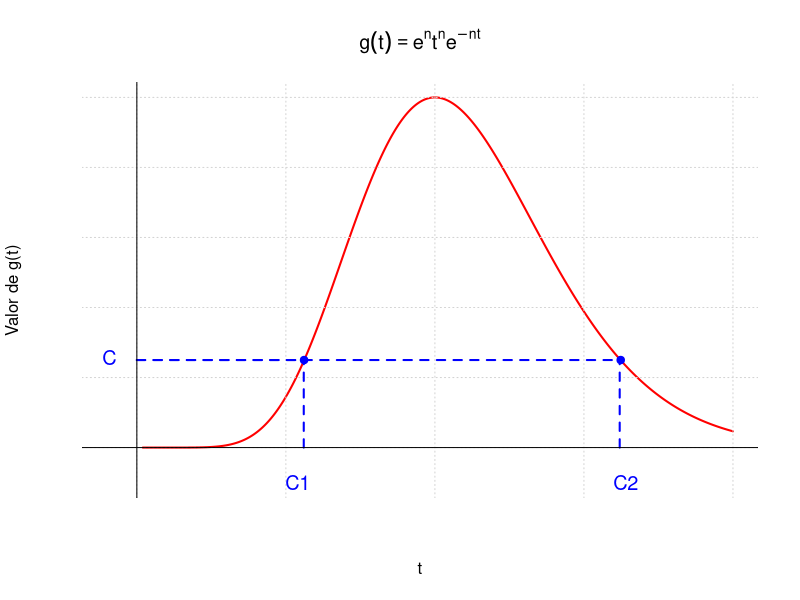

Reproduce this figure in R.
# Definindo os parâmetros
n <- 10   # Valor de 'n', pode ser ajustado
theta_0 <- 5  # Valor de 'theta_0', pode ser ajustado
x_bar <- seq(0.1, 10, length.out = 1000)  # Valores de x_bar (mais pontos para melhor precisão)
t <- x_bar / theta_0  # Valores de t

# Calculando a expressão para cada valor de t
g_t <- exp(n) * t^n * exp(-n * t)

# Encontrando os valores de t tal que g(t) = 0.25
t_values <- t[abs(g_t - 0.25) < 0.001]  # Encontrando todos os valores de t para os quais g(t) está próximo de 0.25

# Plotando o gráfico
plot(t, g_t, type = "l", col = "red", lwd = 2,
     xlab = "t", ylab = "Valor de g(t)",
     main = expression(g(t) == e^n * t^n * e^{-n * t}),
     xlim = c(-0.1, max(t)), ylim = c(-0.1, max(g_t)),
     axes = FALSE)  # 'axes = FALSE' remove os eixos
grid()


# Acrescentando as linhas horizontais de t = 0 até t = t_values onde g(t) = 0.25
for (t_target in t_values) {
  lines(c(0, t_target), c(0.25, 0.25), col = "blue", lwd = 2, lty = 2)  # Linhas azuis tracejadas
  points(t_target, 0.25, pch = 19, col = "blue")  # Pontos indicando os valores de t_target
}
# Adicionando as linhas verticais tracejadas ligando (0.56, 0) até (0.56, 0.25) e (1.62, 0) até (1.62, 0.25)
lines(c(0.56, 0.56), c(0, 0.25), col = "blue", lty = 2, lwd = 2)  # Linha vertical tracejada em t = 0.56 até g(t) = 0.25
lines(c(1.62, 1.62), c(0, 0.25), col = "blue", lty = 2, lwd = 2)  # Linha vertical tracejada em t = 1.62 até g(t) = 0.25

# Adicionando a letra "C" ao lado do valor y = 0.25
text(x = -0.15, y = 0.25, labels = "C", pos = 4, col = "blue", cex = 1.2)  # 'pos = 4' coloca à direita do ponto

# Adicionando os rótulos "C1" e "C2" acima dos pontos específicos
text(x = 0.54, y = -0.15, labels = "C1", pos = 3, col = "blue", cex = 1.2)  # 'pos = 3' coloca acima do ponto
text(x = 1.64, y = -0.15, labels = "C2", pos = 3, col = "blue", cex = 1.2)  # 'pos = 3' coloca acima do ponto
abline(h=0, v=0)